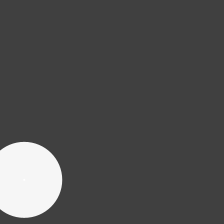
Frame 1 (no input)
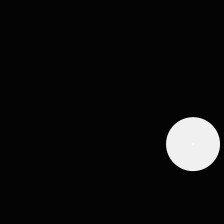
Frame 2 (the mouse pressed at the canvas centre, redrawn once)

The Processing sketch that drew these frames (run headless with seeded random() and noise(); the mouse was pressed at the canvas centre and the sketch redrawn once):

// Processing sketch: Radial_Stride
// ── Radial_Stride.pde
int radius;
int iteration;
float back_col;
float smt;

void setup() {
  size(224, 224);
  noStroke();
  ellipseMode(RADIUS);
  noLoop();
  
}

void draw() {
 
 
  //for( iteration = 1; iteration <=100; iteration ++){
    back_col = random(0,100);
    radius = int(random(50,150));
    for( int level = 0; level <= 10; level+=1){
      smt = map(level,0,10,1.0,radius/2);
      //for( int num=1; num<=3; num++){
        iteration =1;
        int num=1;
        background(back_col);
        drawGradientSet(num,smt);
       
        PImage temp = get();
        String fileName = String.format("Output/tri-c%02d-%03d%01d", level, iteration,num);
        temp.save(fileName);
    
        clear();
      }
    //}
  }
         
    

void drawGradientSet(int num, float smt){
  for(int i=1; i<= num; i++){
    float x = random(10,width-10);
    float y = random(10,height-10);
    drawGradient(x, y, smt);
    
  }

}
void drawGradient(float x, float y,float smt) {
  
  for (float r = radius; r >= 0; r-=smt) {
    
    float col =  255-((r-smt)/(radius-smt))*(255-back_col);
    float alpha;
    if(r == radius && smt == radius/2){
      alpha = 0;
    }
    else{
      alpha = (255-(r-smt)/radius*255);
    }
    fill(col,alpha);
    //fill(255-r/radius*255);
    ellipse(x, y, r, r);
  }
}
